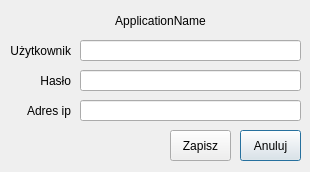
<?xml version="1.0" encoding="UTF-8"?>
<ui version="4.0">
 <class>Dialog</class>
 <widget class="QDialog" name="Dialog">
  <property name="geometry">
   <rect>
    <x>0</x>
    <y>0</y>
    <width>310</width>
    <height>172</height>
   </rect>
  </property>
  <property name="windowTitle">
   <string>simple SIP phone - settings</string>
  </property>
  <widget class="QLineEdit" name="inputUsername">
   <property name="geometry">
    <rect>
     <x>80</x>
     <y>40</y>
     <width>221</width>
     <height>21</height>
    </rect>
   </property>
   <property name="text">
    <string/>
   </property>
  </widget>
  <widget class="QPushButton" name="btnCancel">
   <property name="geometry">
    <rect>
     <x>240</x>
     <y>130</y>
     <width>61</width>
     <height>31</height>
    </rect>
   </property>
   <property name="text">
    <string>Anuluj</string>
   </property>
  </widget>
  <widget class="QLabel" name="labelApplicationName">
   <property name="geometry">
    <rect>
     <x>50</x>
     <y>10</y>
     <width>221</width>
     <height>21</height>
    </rect>
   </property>
   <property name="text">
    <string>ApplicationName</string>
   </property>
   <property name="alignment">
    <set>Qt::AlignCenter</set>
   </property>
  </widget>
  <widget class="QLabel" name="labelUsername">
   <property name="geometry">
    <rect>
     <x>10</x>
     <y>40</y>
     <width>61</width>
     <height>21</height>
    </rect>
   </property>
   <property name="text">
    <string>Użytkownik</string>
   </property>
   <property name="alignment">
    <set>Qt::AlignRight|Qt::AlignTrailing|Qt::AlignVCenter</set>
   </property>
  </widget>
  <widget class="QLineEdit" name="inputPassword">
   <property name="geometry">
    <rect>
     <x>80</x>
     <y>70</y>
     <width>221</width>
     <height>21</height>
    </rect>
   </property>
   <property name="text">
    <string/>
   </property>
  </widget>
  <widget class="QLabel" name="labelPassword">
   <property name="geometry">
    <rect>
     <x>10</x>
     <y>70</y>
     <width>61</width>
     <height>21</height>
    </rect>
   </property>
   <property name="text">
    <string>Hasło</string>
   </property>
   <property name="alignment">
    <set>Qt::AlignRight|Qt::AlignTrailing|Qt::AlignVCenter</set>
   </property>
  </widget>
  <widget class="QLineEdit" name="inputAddressIp">
   <property name="geometry">
    <rect>
     <x>80</x>
     <y>100</y>
     <width>221</width>
     <height>21</height>
    </rect>
   </property>
   <property name="text">
    <string/>
   </property>
  </widget>
  <widget class="QPushButton" name="btnSave">
   <property name="geometry">
    <rect>
     <x>170</x>
     <y>130</y>
     <width>61</width>
     <height>31</height>
    </rect>
   </property>
   <property name="text">
    <string>Zapisz</string>
   </property>
  </widget>
  <widget class="QLabel" name="labelAddressIp">
   <property name="geometry">
    <rect>
     <x>10</x>
     <y>100</y>
     <width>61</width>
     <height>21</height>
    </rect>
   </property>
   <property name="text">
    <string>Adres ip</string>
   </property>
   <property name="alignment">
    <set>Qt::AlignRight|Qt::AlignTrailing|Qt::AlignVCenter</set>
   </property>
  </widget>
 </widget>
 <resources/>
 <connections/>
</ui>
